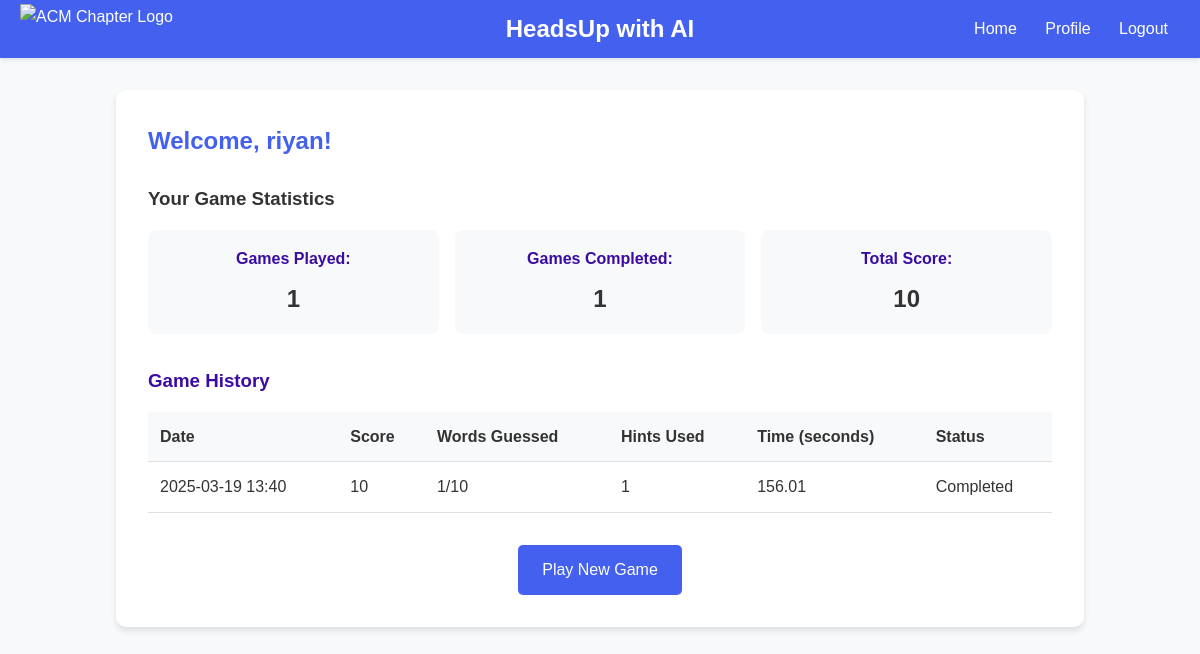
The page /profile (signed in) on the database its author committed.
### models.py (models this page shows, shortened)
class User(UserMixin, db.Model):
    id = db.Column(db.Integer, primary_key=True)
    username = db.Column(db.String(100), unique=True, nullable=False)
    email = db.Column(db.String(100), unique=True, nullable=False)
    password_hash = db.Column(db.String(200), nullable=False)
    created_at = db.Column(db.DateTime, default=datetime.utcnow)

class GameResult(db.Model):
    id = db.Column(db.Integer, primary_key=True)
    user_id = db.Column(db.Integer, db.ForeignKey('user.id'), nullable=False)
    score = db.Column(db.Integer, default=0)
    words_guessed = db.Column(db.Integer, default=0)
    total_hints = db.Column(db.Integer, default=0)
    time_taken = db.Column(db.Float, default=0)
    completed = db.Column(db.Boolean, default=False)
    created_at = db.Column(db.DateTime, default=datetime.utcnow)
    user = db.relationship('User', backref=db.backref('games', lazy=True))

### app.py (the view)
@app.route("/profile")
@login_required
def profile():
    game_results = GameResult.query.filter_by(user_id=current_user.id).order_by(GameResult.created_at.desc()).all()
    return render_template("profile.html", user=current_user, games=game_results)

### app.py (called while the page is built)
@login_manager.user_loader
def load_user(user_id):
    return User.query.get(int(user_id))

### templates/profile.html
{% extends "base.html" %}
{% block content %}
<div class="profile-container">
    <h2>Welcome, {{ user.username }}!</h2>
    <div class="stats-container">
        <h3>Your Game Statistics</h3>
        <div class="stats">
            <div class="stat-item">
                <span class="stat-label">Games Played:</span>
                <span class="stat-value">{{ games|length }}</span>
            </div>
            <div class="stat-item">
                <span class="stat-label">Games Completed:</span>
                <span class="stat-value">{{ games|selectattr('completed', 'equalto', true)|list|length }}</span>
            </div>
            <div class="stat-item">
                <span class="stat-label">Total Score:</span>
                <span class="stat-value">{{ games|sum(attribute='score') }}</span>
            </div>
        </div>
    </div>
    <div class="game-history">
        <h3>Game History</h3>
        {% if games %}
        <table>
            <thead>
                <tr>
                    <th>Date</th>
                    <th>Score</th>
                    <th>Words Guessed</th>
                    <th>Hints Used</th>
                    <th>Time (seconds)</th>
                    <th>Status</th>
                </tr>
            </thead>
            <tbody>
                {% for game in games %}
                <tr>
                    <td>{{ game.created_at.strftime('%Y-%m-%d %H:%M') }}</td>
                    <td>{{ game.score }}</td>
                    <td>{{ game.words_guessed }}/10</td>
                    <td>{{ game.total_hints }}</td>
                    <td>{{ "%.2f"|format(game.time_taken) }}</td>
                    <td>{{ "Completed" if game.completed else "Incomplete" }}</td>
                </tr>
                {% endfor %}
            </tbody>
        </table>
        {% else %}
        <p>You haven't played any games yet.</p>
        {% endif %}
    </div>
    <div class="action-buttons">
        <a href="{{ url_for('index') }}" class="button">Play New Game</a>
    </div>
</div>
{% endblock %}

### static/styles.css (style rules this page uses)
:root { --primary-color: #4361ee; --secondary-color: #3a0ca3; --accent-color: #7209b7; --success-color: #2ecc71; --error-color: #e74c3c; --background-color: #f8f9fa; --card-color: #ffffff; --text-color: #333333; --border-color: #e0e0e0; }
* { margin: 0; padding: 0; box-sizing: border-box; }
body { font-family: 'Poppins', sans-serif; background-color: var(--background-color); color: var(--text-color); line-height: 1.6; }
.profile-container { background-color: var(--card-color); border-radius: 10px; padding: 2rem; box-shadow: 0 4px 6px rgba(0, 0, 0, 0.1); }
.profile-container h2 { color: var(--primary-color); margin-bottom: 1.5rem; }
.stats-container { margin-bottom: 2rem; }
.stats { display: flex; justify-content: space-between; flex-wrap: wrap; gap: 1rem; margin-top: 1rem; }
.stat-item { flex: 1; min-width: 200px; background-color: var(--background-color); padding: 1rem; border-radius: 8px; text-align: center; }
.stat-label { display: block; font-weight: bold; margin-bottom: 0.5rem; color: var(--secondary-color); }
.stat-value { font-size: 1.5rem; font-weight: bold; }
.game-history { margin-bottom: 2rem; }
.game-history h3 { margin-bottom: 1rem; color: var(--secondary-color); }
table { width: 100%; border-collapse: collapse; }
table th, table td { padding: 0.75rem; text-align: left; border-bottom: 1px solid var(--border-color); }
table th { background-color: var(--background-color); font-weight: bold; }
.action-buttons { display: flex; justify-content: center; margin-top: 2rem; }
.button { display: inline-block; background-color: var(--primary-color); color: white; text-decoration: none; padding: 0.75rem 1.5rem; border-radius: 5px; transition: background-color 0.3s, transform 0.2s; }

### rows shown on the page
User: username "riyan"
GameResult: created_at "2025-03-19 13:40", score "10", words_guessed "1", total_hints "1", time_taken "156.01", completed "Completed"

### other values the page prints
{{ games|length }} "1"
{{ games|selectattr('completed', 'equalto', true)|list|length }} "1"
{{ games|sum(attribute='score') }} "10"
